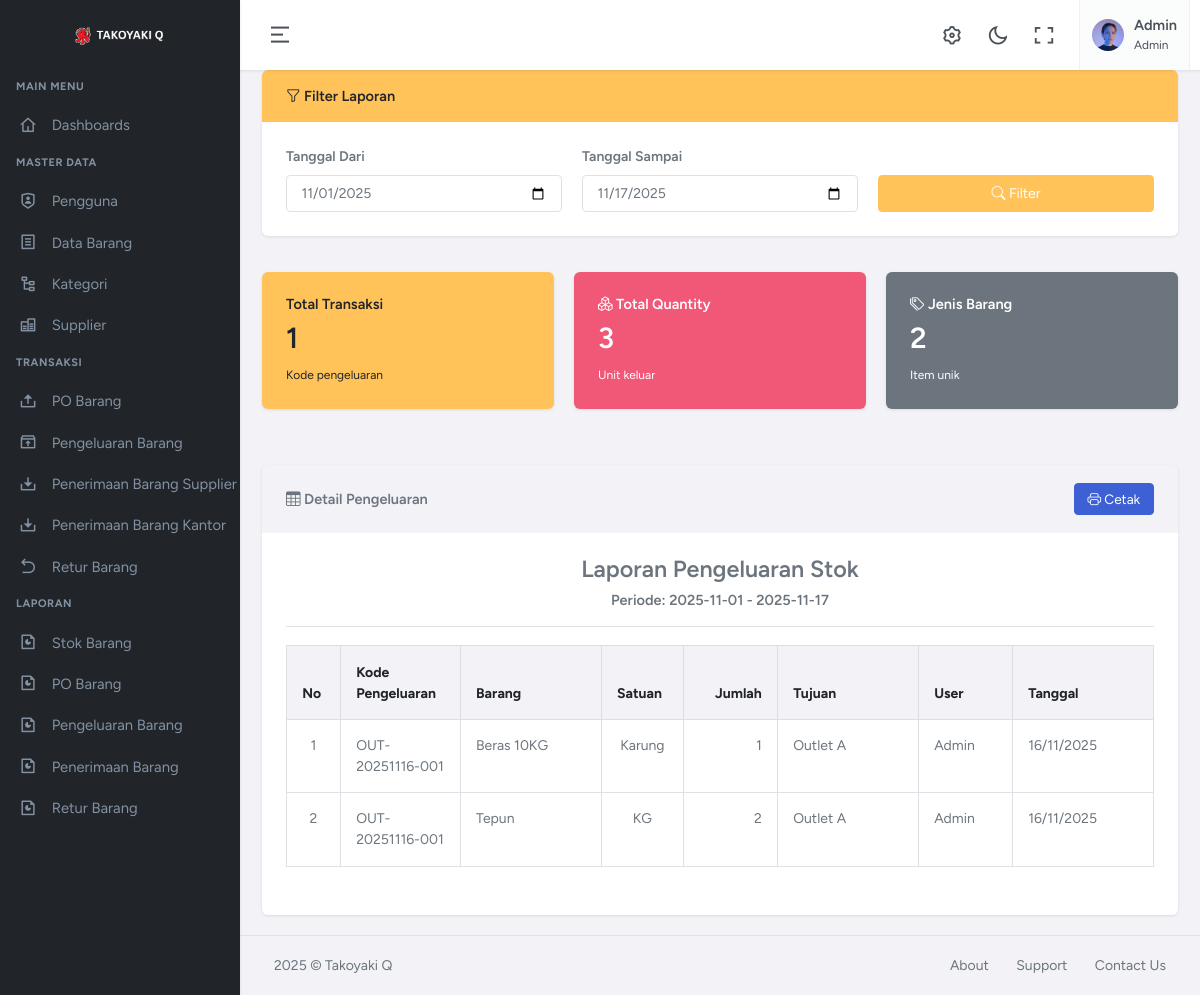
Page /app.php?page=laporan-pengeluaran (signed in) on the committed database.
### tables this page shows
CREATE TABLE `pengeluaran_barang`  (
  `id` bigint UNSIGNED NOT NULL AUTO_INCREMENT,
  `kode_pengeluaran` varchar(50) NOT NULL,
  `barang_id` bigint UNSIGNED NOT NULL,
  `jumlah` int UNSIGNED NOT NULL,
  `tanggal_keluar` date NOT NULL,
  `tujuan_barang` varchar(255) NOT NULL,
  `user_id` bigint UNSIGNED NULL DEFAULT NULL,
  `status` enum('diterima','dikirim') NOT NULL,
  PRIMARY KEY (`id`) USING BTREE,
  INDEX `fk_pengeluaran_barang`(`barang_id` ASC) USING BTREE,
  INDEX `fk_pengeluaran_user`(`user_id` ASC) USING BTREE,
  INDEX `idx_kode_pengeluaran`(`kode_pengeluaran` ASC) USING BTREE,
  INDEX `idx_tgl_keluar`(`tanggal_keluar` ASC) USING BTREE,
  CONSTRAINT `fk_pengeluaran_barang` FOREIGN KEY (`barang_id`) REFERENCES `barang` (`id`) ON DELETE RESTRICT ON UPDATE CASCADE,
  CONSTRAINT `fk_pengeluaran_user` FOREIGN KEY (`user_id`) REFERENCES `users` (`id`) ON DELETE SET NULL ON UPDATE CASCADE
);

CREATE TABLE `barang`  (
  `id` bigint UNSIGNED NOT NULL AUTO_INCREMENT,
  `kode_barang` varchar(50) NOT NULL,
  `nama_barang` varchar(150) NOT NULL,
  `satuan` varchar(50) NOT NULL,
  `kategori_id` bigint UNSIGNED NULL DEFAULT NULL,
  `stok_minimal` int UNSIGNED NULL DEFAULT 0,
  `harga_beli` decimal(15, 2) NULL DEFAULT 0.00,
  PRIMARY KEY (`id`) USING BTREE,
  UNIQUE INDEX `kode_barang`(`kode_barang` ASC) USING BTREE,
  INDEX `fk_barang_kategori`(`kategori_id` ASC) USING BTREE,
  CONSTRAINT `fk_barang_kategori` FOREIGN KEY (`kategori_id`) REFERENCES `kategori_barang` (`id`) ON DELETE SET NULL ON UPDATE CASCADE
);

CREATE TABLE `users`  (
  `id` bigint UNSIGNED NOT NULL AUTO_INCREMENT,
  `nama` varchar(100) NOT NULL,
  `username` varchar(100) NOT NULL,
  `password` varchar(255) NOT NULL,
  `created_at` timestamp NULL DEFAULT CURRENT_TIMESTAMP,
  `updated_at` timestamp NULL DEFAULT CURRENT_TIMESTAMP ON UPDATE CURRENT_TIMESTAMP,
  `level` enum('Admin','Karyawan','Owner') NOT NULL,
  PRIMARY KEY (`id`) USING BTREE,
  UNIQUE INDEX `email`(`username` ASC) USING BTREE
);

### pages/laporan-pengeluaran/index.php (the view, shortened to what this page needs)
<?php
require_once 'modules/config.php';
$tanggal_dari = isset($_GET['tanggal_dari']) ? $_GET['tanggal_dari'] : date('Y-m-01');
$tanggal_sampai = isset($_GET['tanggal_sampai']) ? $_GET['tanggal_sampai'] : date('Y-m-d');
$where_clause = "WHERE tanggal_keluar BETWEEN '$tanggal_dari' AND '$tanggal_sampai'";
$query = "SELECT
    pg.*, b.kode_barang, b.nama_barang, b.satuan, u.nama as user_nama
FROM pengeluaran_barang pg
JOIN barang b ON pg.barang_id = b.id
LEFT JOIN users u ON pg.user_id = u.id
$where_clause ORDER BY pg.tanggal_keluar DESC, pg.kode_pengeluaran";
$result = $conn->query($query);
$summary_query = "SELECT
    COUNT(DISTINCT pg.kode_pengeluaran) as total_transaksi,
    SUM(pg.jumlah) as total_qty,
    COUNT(DISTINCT pg.barang_id) as unique_items
FROM pengeluaran_barang pg
JOIN barang b ON pg.barang_id = b.id
$where_clause";
$summary_result = $conn->query($summary_query);
$summary = $summary_result->fetch_assoc();
?>
<div class="card mb-4 d-print-none">
    <div class="card-header bg-warning text-dark">
        <h5 class="mb-0"><i class="bi bi-funnel"></i> Filter Laporan</h5>
    </div>
    <div class="card-body">
        <form method="GET">
            <div class="row">
                <div class="col-md-4">
                    <label class="form-label">Tanggal Dari</label>
                    <input type="date" class="form-control" name="tanggal_dari" value="<?= $tanggal_dari ?>" required>
                </div>
                <div class="col-md-4">
                    <label class="form-label">Tanggal Sampai</label>
                    <input type="date" class="form-control" name="tanggal_sampai" value="<?= $tanggal_sampai ?>"
                        required>
                </div>
                <div class="col-md-4 d-flex align-items-end">
                    <button type="submit" class="btn btn-warning w-100">
                        <i class="bi bi-search"></i> Filter
                    </button>
                </div>
            </div>
        </form>
    </div>
</div>
<div class="row mb-4 d-print-none">
    <div class="col-md-4">
        <div class="card bg-warning text-dark">
            <div class="card-body">
                <h5><i class="bi bi-receipt-cut"></i> Total Transaksi</h5>
                <h2><?= $summary['total_transaksi'] ?></h2>
                <small>Kode pengeluaran</small>
            </div>
        </div>
    </div>
    <div class="col-md-4">
        <div class="card bg-danger text-white">
            <div class="card-body">
                <h5><i class="bi bi-boxes"></i> Total Quantity</h5>
                <h2><?= number_format($summary['total_qty'], 0, ',', '.') ?></h2>
                <small>Unit keluar</small>
            </div>
        </div>
    </div>
    <div class="col-md-4">
        <div class="card bg-secondary text-white">
            <div class="card-body">
                <h5><i class="bi bi-tags"></i> Jenis Barang</h5>
                <h2><?= $summary['unique_items'] ?></h2>
                <small>Item unik</small>
            </div>
        </div>
    </div>
</div>
<div class="card">
    <div class="card-header bg-light d-flex justify-content-between align-items-center d-print-none">
        <h5 class="mb-0"><i class="bi bi-table"></i> Detail Pengeluaran</h5>
        <div>
            <button class="btn btn-primary btn-sm" onclick="window.print()">
                <i class="bi bi-printer"></i> Cetak
            </button>
        </div>
    </div>
    <div class="card-body">
        <h3 class="text-center mt-10">Laporan Pengeluaran Stok</h3>
        <h5 class="text-center mb-1">Periode: <?= $tanggal_dari ?> - <?= $tanggal_sampai ?></h5>
        <hr />
        <?php if ($result && $result->num_rows > 0): ?>
            <div class="table-responsive">
                <table class="table table-bordered table-hover">
                    <thead class="table-light">
                        <tr>
                            <th width="5%">No</th>
                            <th width="12%">Kode Pengeluaran</th>
                            <th width="15%">Barang</th>
                            <th width="8%">Satuan</th>
                            <th width="10%" class="text-end">Jumlah</th>
                            <th width="15%">Tujuan</th>
                            <th width="10%">User</th>
                            <th width="15%">Tanggal</th>
                        </tr>
                    </thead>
                    <tbody>
                        <?php $no = 1;
                        while ($row = $result->fetch_assoc()): ?>
                            <tr>
                                <td class="text-center"><?= $no++ ?></td>
                                <td><?= $row['kode_pengeluaran'] ?></td>
                                <td><?= $row['nama_barang'] ?></td>
                                <td class="text-center"><?= $row['satuan'] ?></td>
                                <td class="text-end"><?= number_format($row['jumlah'], 0, ',', '.') ?></td>
                                <td><?= $row['tujuan_barang'] ?></td>
                                <td><?= $row['user_nama'] ?? '-' ?></td>
                                <td><?= date('d/m/Y', strtotime($row['tanggal_keluar'])) ?></td>
                            </tr>
                        <?php endwhile; ?>
                    </tbody>
                </table>
            </div>
        <?php else: ?>
            <div class="alert alert-info">Tidak ada data pengeluaran pada periode ini.</div>
        <?php endif; ?>
    </div>
</div>

### rows in the picture
pengeluaran_barang: kode_pengeluaran "OUT-20251116-001", barang.nama_barang "Beras 10KG", barang.satuan "Karung", jumlah "1", tujuan_barang "Outlet A", user.nama "Admin", tanggal_keluar "16/11/2025"
pengeluaran_barang: kode_pengeluaran "OUT-20251116-001", barang.nama_barang "Tepun", barang.satuan "KG", jumlah "2", tujuan_barang "Outlet A", user.nama "Admin", tanggal_keluar "16/11/2025"

### other values in the picture
$_SESSION['nama'] "Admin"
$_SESSION['level'] "Admin"
$summary['total_transaksi'] "1"
$summary['total_qty'] "3"
$summary['unique_items'] "2"
$tanggal_dari "2025-11-01"
$tanggal_sampai "2025-11-17"
